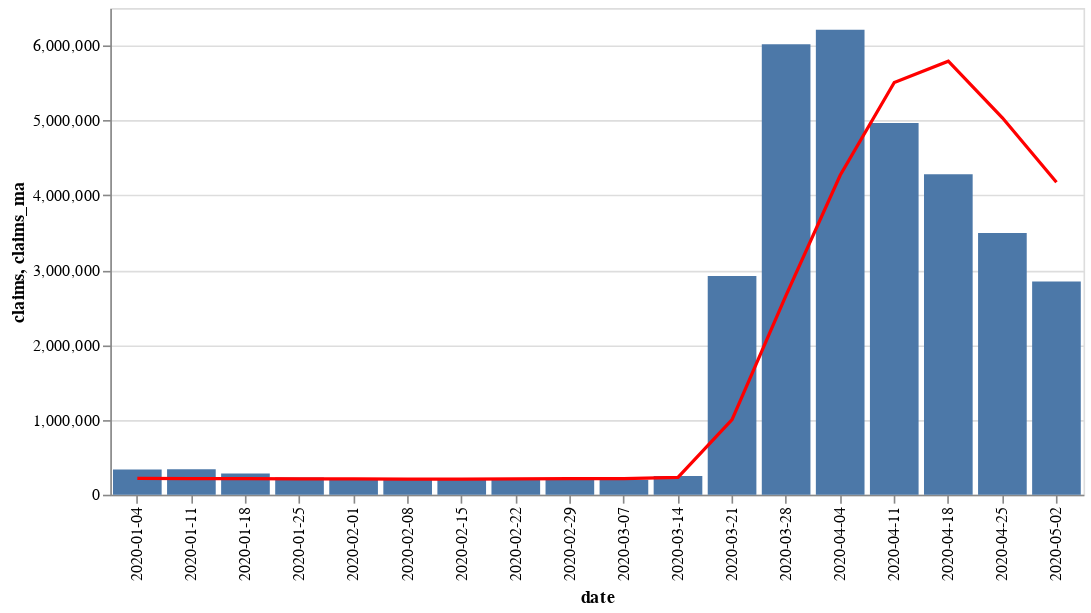

Notebook code cell kept with this figure:
### Code cell
base = alt.Chart(nat_claims).encode(x='date')

bar = base.mark_bar().encode(y='claims')

line =  base.mark_line(color='red').encode(
    y='claims_ma'
)

(bar + line).properties(width=600)

### Figure 1 — Vega-Lite specification as saved in the notebook (floating-point values rounded to 4 significant figures)
{"config": {"view": {"continuousWidth": 400, "continuousHeight": 300}}, "layer": [{"mark": "bar", "encoding": {"x": {"type": "nominal", "field": "date"}, "y": {"type": "quantitative", "field": "claims"}}}, {"mark": {"type": "line", "color": "red"}, "encoding": {"x": {"type": "nominal", "field": "date"}, "y": {"type": "quantitative", "field": "claims_ma"}}}], "data": {"name": "data-3dd755020fb79716f23043daf1657a7f"}, "width": 600, "$schema": "https://vega.github.io/schema/vega-lite/v4.8.1.json", "datasets": {"data-3dd755020fb79716f23043daf1657a7f": [{"date": "2020-01-04", "claims": 335480, "claims_sa": 212000, "claims_ma": 219750, "insured_newly_unemployed_rate": 0.23, "covered_employment": 145230691, "pct_lastweek": 7.3, "pct_lastyear": -4.3, "pct_lastweek_sa": -3.6, "pct_lastyear_sa": -3.6, "pct_lastweek_ma": -2.8, "pct_lastyear_ma": -0.5, "cont_claims": 2249000.0, "cont_claims_sa": 1759000.0, "cont_claims_ma": 1744000.0, "insured_unemployed_rate": 1.55, "insured_unemployed_rate_sa": 1.21, "cont_claims_pct_lastweek": 4.7, "cont_claims_pct_lastyear": 3.5, "cont_claims_pct_lastweek_sa": -0.9, "cont_claims_pct_lastyear_sa": 2.9, "cont_claims_pct_lastweek_ma": 0.5, "cont_claims_pct_lastyear_ma": 2.3}, {"date": "2020-01-11", "claims": 338550, "claims_sa": 207000, "claims_ma": 214250, "insured_newly_unemployed_rate": 0.23, "covered_employment": 145230691, "pct_lastweek": 0.9, "pct_lastyear": -1.5, "pct_lastweek_sa": -2.4, "pct_lastyear_sa": -4.2, "pct_lastweek_ma": -2.5, "pct_lastyear_ma": -2.9, "cont_claims": 2142000.0, "cont_claims_sa": 1735000.0, "cont_claims_ma": 1749000.0, "insured_unemployed_rate": 1.47, "insured_unemployed_rate_sa": 1.19, "cont_claims_pct_lastweek": -4.8, "cont_claims_pct_lastyear": 2.5, "cont_claims_pct_lastweek_sa": -1.4, "cont_claims_pct_lastyear_sa": 2.0, "cont_claims_pct_lastweek_ma": 0.3, "cont_claims_pct_lastyear_ma": 2.5}, {"date": "2020-01-18", "claims": 282088, "claims_sa": 220000, "claims_ma": 214750, "insured_newly_unemployed_rate": 0.19, "covered_employment": 145230691, "pct_lastweek": -16.7, "pct_lastyear": 4.7, "pct_lastweek_sa": 6.3, "pct_lastyear_sa": 5.3, "pct_lastweek_ma": 0.2, "pct_lastyear_ma": -1.6, "cont_claims": 2079000.0, "cont_claims_sa": 1704000.0, "cont_claims_ma": 1743000.0, "insured_unemployed_rate": 1.43, "insured_unemployed_rate_sa": 1.17, "cont_claims_pct_lastweek": -2.9, "cont_claims_pct_lastyear": -2.2, "cont_claims_pct_lastweek_sa": -1.8, "cont_claims_pct_lastyear_sa": -2.2, "cont_claims_pct_lastweek_ma": -0.3, "cont_claims_pct_lastyear_ma": 2.0}, {"date": "2020-01-25", "claims": 229002, "claims_sa": 212000, "claims_ma": 212750, "insured_newly_unemployed_rate": 0.16, "covered_employment": 145230691, "pct_lastweek": -18.8, "pct_lastyear": -8.6, "pct_lastweek_sa": -3.6, "pct_lastyear_sa": -10.2, "pct_lastweek_ma": -0.9, "pct_lastyear_ma": -3.4, "cont_claims": 2153000.0, "cont_claims_sa": 1753000.0, "cont_claims_ma": 1738000.0, "insured_unemployed_rate": 1.48, "insured_unemployed_rate_sa": 1.21, "cont_claims_pct_lastweek": 3.5, "cont_claims_pct_lastyear": 2.6, "cont_claims_pct_lastweek_sa": 2.9, "cont_claims_pct_lastyear_sa": 2.2, "cont_claims_pct_lastweek_ma": -0.3, "cont_claims_pct_lastyear_ma": 1.2}, {"date": "2020-02-01", "claims": 224664, "claims_sa": 201000, "claims_ma": 210000, "insured_newly_unemployed_rate": 0.15, "covered_employment": 145230691, "pct_lastweek": -1.9, "pct_lastyear": -11.6, "pct_lastweek_sa": -5.2, "pct_lastyear_sa": -12.6, "pct_lastweek_ma": -1.3, "pct_lastyear_ma": -5.7, "cont_claims": 2088000.0, "cont_claims_sa": 1678000.0, "cont_claims_ma": 1718000.0, "insured_unemployed_rate": 1.44, "insured_unemployed_rate_sa": 1.16, "cont_claims_pct_lastweek": -3.0, "cont_claims_pct_lastyear": -2.6, "cont_claims_pct_lastweek_sa": -4.3, "cont_claims_pct_lastyear_sa": -2.5, "cont_claims_pct_lastweek_ma": -1.2, "cont_claims_pct_lastyear_ma": -0.1}, {"date": "2020-02-08", "claims": 219601, "claims_sa": 204000, "claims_ma": 209250, "insured_newly_unemployed_rate": 0.15, "covered_employment": 145230691, "pct_lastweek": -2.3, "pct_lastyear": -9.5, "pct_lastweek_sa": 1.5, "pct_lastyear_sa": -10.5, "pct_lastweek_ma": -0.4, "pct_lastyear_ma": -7.3, "cont_claims": 2099000.0, "cont_claims_sa": 1729000.0, "cont_claims_ma": 1716000.0, "insured_unemployed_rate": 1.45, "insured_unemployed_rate_sa": 1.19, "cont_claims_pct_lastweek": 0.6, "cont_claims_pct_lastyear": 0.7, "cont_claims_pct_lastweek_sa": 3.0, "cont_claims_pct_lastyear_sa": 0.8, "cont_claims_pct_lastweek_ma": -0.1, "cont_claims_pct_lastyear_ma": -0.4}, {"date": "2020-02-15", "claims": 209336, "claims_sa": 215000, "claims_ma": 208000, "insured_newly_unemployed_rate": 0.14, "covered_employment": 145230691, "pct_lastweek": -4.7, "pct_lastyear": -0.6, "pct_lastweek_sa": 5.4, "pct_lastyear_sa": -1.4, "pct_lastweek_ma": -0.6, "pct_lastyear_ma": -8.8, "cont_claims": 2062000.0, "cont_claims_sa": 1693000.0, "cont_claims_ma": 1713000.0, "insured_unemployed_rate": 1.42, "insured_unemployed_rate_sa": 1.17, "cont_claims_pct_lastweek": -1.8, "cont_claims_pct_lastyear": -3.0, "cont_claims_pct_lastweek_sa": -2.1, "cont_claims_pct_lastyear_sa": -2.8, "cont_claims_pct_lastweek_ma": -0.2, "cont_claims_pct_lastyear_ma": -0.6}, {"date": "2020-02-22", "claims": 199278, "claims_sa": 220000, "claims_ma": 210000, "insured_newly_unemployed_rate": 0.14, "covered_employment": 145230691, "pct_lastweek": -4.8, "pct_lastyear": -1.9, "pct_lastweek_sa": 2.3, "pct_lastyear_sa": -1.8, "pct_lastweek_ma": 1.0, "pct_lastyear_ma": -6.7, "cont_claims": 2105000.0, "cont_claims_sa": 1720000.0, "cont_claims_ma": 1705000.0, "insured_unemployed_rate": 1.45, "insured_unemployed_rate_sa": 1.18, "cont_claims_pct_lastweek": 2.1, "cont_claims_pct_lastyear": -0.3, "cont_claims_pct_lastweek_sa": 1.6, "cont_claims_pct_lastyear_sa": -1.1, "cont_claims_pct_lastweek_ma": -0.5, "cont_claims_pct_lastyear_ma": -1.4}, {"date": "2020-02-29", "claims": 216982, "claims_sa": 217000, "claims_ma": 214000, "insured_newly_unemployed_rate": 0.15, "covered_employment": 145230691, "pct_lastweek": 8.9, "pct_lastyear": -1.6, "pct_lastweek_sa": -1.4, "pct_lastyear_sa": -1.4, "pct_lastweek_ma": 1.9, "pct_lastyear_ma": -3.8, "cont_claims": 2057000.0, "cont_claims_sa": 1699000.0, "cont_claims_ma": 1710000.0, "insured_unemployed_rate": 1.42, "insured_unemployed_rate_sa": 1.17, "cont_claims_pct_lastweek": -2.3, "cont_claims_pct_lastyear": -1.5, "cont_claims_pct_lastweek_sa": -1.2, "cont_claims_pct_lastyear_sa": -1.8, "cont_claims_pct_lastweek_ma": 0.3, "cont_claims_pct_lastyear_ma": -1.2}, {"date": "2020-03-07", "claims": 200382, "claims_sa": 211000, "claims_ma": 215750, "insured_newly_unemployed_rate": 0.14, "covered_employment": 145230691, "pct_lastweek": -7.7, "pct_lastyear": -4.3, "pct_lastweek_sa": -2.8, "pct_lastyear_sa": -5.8, "pct_lastweek_ma": 0.8, "pct_lastyear_ma": -2.6, "cont_claims": 1977000.0, "cont_claims_sa": 1702000.0, "cont_claims_ma": 1704000.0, "insured_unemployed_rate": 1.36, "insured_unemployed_rate_sa": 1.17, "cont_claims_pct_lastweek": -3.9, "cont_claims_pct_lastyear": -1.5, "cont_claims_pct_lastweek_sa": 0.2, "cont_claims_pct_lastyear_sa": -1.8, "cont_claims_pct_lastweek_ma": -0.4, "cont_claims_pct_lastyear_ma": -1.9}, {"date": "2020-03-14", "claims": 251416, "claims_sa": 282000, "claims_ma": 232500, "insured_newly_unemployed_rate": 0.17, "covered_employment": 145230691, "pct_lastweek": 25.5, "pct_lastyear": 29.4, "pct_lastweek_sa": 33.6, "pct_lastyear_sa": 28.8, "pct_lastweek_ma": 7.8, "pct_lastyear_ma": 4.8, "cont_claims": 2075000.0, "cont_claims_sa": 1784000.0, "cont_claims_ma": 1726000.0, "insured_unemployed_rate": 1.43, "insured_unemployed_rate_sa": 1.23, "cont_claims_pct_lastweek": 4.9, "cont_claims_pct_lastyear": 3.3, "cont_claims_pct_lastweek_sa": 4.8, "cont_claims_pct_lastyear_sa": 3.0, "cont_claims_pct_lastweek_ma": 1.3, "cont_claims_pct_lastyear_ma": -0.4}, {"date": "2020-03-21", "claims": 2920162, "claims_sa": 3307000, "claims_ma": 1004250, "insured_newly_unemployed_rate": 2.01, "covered_employment": 145230691, "pct_lastweek": 1062.0, "pct_lastyear": 1437.0, "pct_lastweek_sa": 1073.0, "pct_lastyear_sa": 1438.0, "pct_lastweek_ma": 331.9, "pct_lastyear_ma": 357.5, "cont_claims": 3417000.0, "cont_claims_sa": 3059000.0, "cont_claims_ma": 2061000.0, "insured_unemployed_rate": 2.35, "insured_unemployed_rate_sa": 2.11, "cont_claims_pct_lastweek": 64.7, "cont_claims_pct_lastyear": 79.0, "cont_claims_pct_lastweek_sa": 71.5, "cont_claims_pct_lastyear_sa": 78.0, "cont_claims_pct_lastweek_ma": 19.4, "cont_claims_pct_lastyear_ma": 19.2}, {"date": "2020-03-28", "claims": 6015821, "claims_sa": 6867000, "claims_ma": 2666750, "insured_newly_unemployed_rate": 4.14, "covered_employment": 145230691, "pct_lastweek": 106.0, "pct_lastyear": 3174.0, "pct_lastweek_sa": 107.7, "pct_lastyear_sa": 3154.0, "pct_lastweek_ma": 165.5, "pct_lastyear_ma": 1128.0, "cont_claims": 8168000.0, "cont_claims_sa": 7446000.0, "cont_claims_ma": 3498000.0, "insured_unemployed_rate": 5.62, "insured_unemployed_rate_sa": 5.13, "cont_claims_pct_lastweek": 139.1, "cont_claims_pct_lastyear": 338.8, "cont_claims_pct_lastweek_sa": 143.4, "cont_claims_pct_lastyear_sa": 336.7, "cont_claims_pct_lastweek_ma": 69.7, "cont_claims_pct_lastyear_ma": 103.1}, {"date": "2020-04-04", "claims": 6211406, "claims_sa": 6615000, "claims_ma": 4267750, "insured_newly_unemployed_rate": 4.26, "covered_employment": 145671710, "pct_lastweek": 3.3, "pct_lastyear": 3068.0, "pct_lastweek_sa": -3.7, "pct_lastyear_sa": 3159.0, "pct_lastweek_ma": 60.0, "pct_lastyear_ma": 1913.0, "cont_claims": 12460000.0, "cont_claims_sa": 11910000.0, "cont_claims_ma": 6051000.0, "insured_unemployed_rate": 8.55, "insured_unemployed_rate_sa": 8.18, "cont_claims_pct_lastweek": 52.6, "cont_claims_pct_lastyear": 620.3, "cont_claims_pct_lastweek_sa": 60.0, "cont_claims_pct_lastyear_sa": 614.7, "cont_claims_pct_lastweek_ma": 73.0, "cont_claims_pct_lastyear_ma": 254.7}, {"date": "2020-04-11", "claims": 4965046, "claims_sa": 5237000, "claims_ma": 5506500, "insured_newly_unemployed_rate": 3.41, "covered_employment": 145671710, "pct_lastweek": -20.1, "pct_lastyear": 2428.0, "pct_lastweek_sa": -20.8, "pct_lastyear_sa": 2480.0, "pct_lastweek_ma": 29.0, "pct_lastyear_ma": 2547.0, "cont_claims": 16280000.0, "cont_claims_sa": 15820000.0, "cont_claims_ma": 9560000.0, "insured_unemployed_rate": 11.17, "insured_unemployed_rate_sa": 10.86, "cont_claims_pct_lastweek": 30.6, "cont_claims_pct_lastyear": 855.5, "cont_claims_pct_lastweek_sa": 32.8, "cont_claims_pct_lastyear_sa": 853.5, "cont_claims_pct_lastweek_ma": 58.0, "cont_claims_pct_lastyear_ma": 466.5}, {"date": "2020-04-18", "claims": 4281648, "claims_sa": 4442000, "claims_ma": 5790250, "insured_newly_unemployed_rate": 2.94, "covered_employment": 145671710, "pct_lastweek": -13.8, "pct_lastyear": 1922.0, "pct_lastweek_sa": -15.2, "pct_lastyear_sa": 1866.0, "pct_lastweek_ma": 5.2, "pct_lastyear_ma": 2647.0, "cont_claims": 17790000.0, "cont_claims_sa": 18010000.0, "cont_claims_ma": 13300000.0, "insured_unemployed_rate": 12.22, "insured_unemployed_rate_sa": 12.36, "cont_claims_pct_lastweek": 9.3, "cont_claims_pct_lastyear": 979.9, "cont_claims_pct_lastweek_sa": 13.9, "cont_claims_pct_lastyear_sa": 970.8, "cont_claims_pct_lastweek_ma": 39.1, "cont_claims_pct_lastyear_ma": 692.3}, {"date": "2020-04-25", "claims": 3495703, "claims_sa": 3846000, "claims_ma": 5035000, "insured_newly_unemployed_rate": 2.4, "covered_employment": 145671710, "pct_lastweek": -18.4, "pct_lastyear": 1607.0, "pct_lastweek_sa": -13.4, "pct_lastyear_sa": 1572.0, "pct_lastweek_ma": -13.0, "pct_lastyear_ma": 2236.0, "cont_claims": 22040000.0, "cont_claims_sa": 22650000.0, "cont_claims_ma": 17100000.0, "insured_unemployed_rate": 15.13, "insured_unemployed_rate_sa": 15.55, "cont_claims_pct_lastweek": 23.8, "cont_claims_pct_lastyear": 1249.0, "cont_claims_pct_lastweek_sa": 25.7, "cont_claims_pct_lastyear_sa": 1245.0, "cont_claims_pct_lastweek_ma": 28.6, "cont_claims_pct_lastyear_ma": 922.0}, {"date": "2020-05-02", "claims": 2849090, "claims_sa": 3169000, "claims_ma": 4173500, "insured_newly_unemployed_rate": 1.96, "covered_employment": 145671710, "pct_lastweek": -18.5, "pct_lastyear": 1296.0, "pct_lastweek_sa": -17.6, "pct_lastyear_sa": 1308.0, "pct_lastweek_ma": -17.1, "pct_lastyear_ma": 1788.0, "cont_claims": null, "cont_claims_sa": null, "cont_claims_ma": null, "insured_unemployed_rate": null, "insured_unemployed_rate_sa": null, "cont_claims_pct_lastweek": null, "cont_claims_pct_lastyear": null, "cont_claims_pct_lastweek_sa": null, "cont_claims_pct_lastyear_sa": null, "cont_claims_pct_lastweek_ma": null, "cont_claims_pct_lastyear_ma": null}]}}
